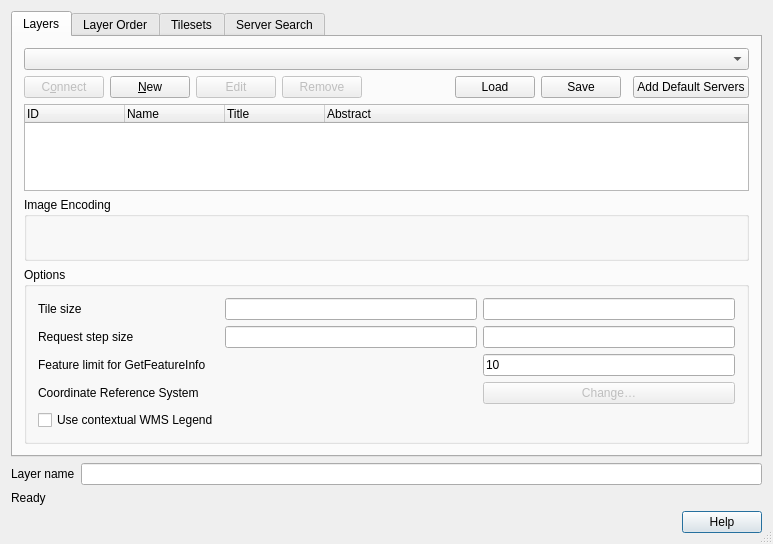
<?xml version="1.0" encoding="UTF-8"?>
<ui version="4.0">
 <class>QgsWMSSourceSelectBase</class>
 <widget class="QDialog" name="QgsWMSSourceSelectBase">
  <property name="geometry">
   <rect>
    <x>0</x>
    <y>0</y>
    <width>773</width>
    <height>544</height>
   </rect>
  </property>
  <property name="windowTitle">
   <string>Add Layer(s) from a WM(T)S Server</string>
  </property>
  <property name="windowIcon">
   <iconset>
    <normaloff>.</normaloff>.</iconset>
  </property>
  <property name="sizeGripEnabled">
   <bool>true</bool>
  </property>
  <property name="modal">
   <bool>true</bool>
  </property>
  <layout class="QGridLayout" name="gridLayout_2">
   <item row="3" column="0">
    <widget class="QDialogButtonBox" name="buttonBox">
     <property name="standardButtons">
      <set>QDialogButtonBox::Help</set>
     </property>
    </widget>
   </item>
   <item row="2" column="0">
    <widget class="QLabel" name="labelStatus">
     <property name="sizePolicy">
      <sizepolicy hsizetype="Ignored" vsizetype="Preferred">
       <horstretch>0</horstretch>
       <verstretch>0</verstretch>
      </sizepolicy>
     </property>
     <property name="text">
      <string>Ready</string>
     </property>
     <property name="wordWrap">
      <bool>false</bool>
     </property>
    </widget>
   </item>
   <item row="0" column="0">
    <widget class="QTabWidget" name="tabServers">
     <property name="enabled">
      <bool>true</bool>
     </property>
     <property name="currentIndex">
      <number>0</number>
     </property>
     <widget class="QWidget" name="tabLayers">
      <attribute name="title">
       <string>Layers</string>
      </attribute>
      <layout class="QGridLayout" name="gridLayout">
       <item row="0" column="0" colspan="12">
        <widget class="QComboBox" name="cmbConnections"/>
       </item>
       <item row="1" column="0" colspan="2">
        <widget class="QPushButton" name="btnConnect">
         <property name="enabled">
          <bool>false</bool>
         </property>
         <property name="toolTip">
          <string>Connect to selected service</string>
         </property>
         <property name="text">
          <string>C&amp;onnect</string>
         </property>
        </widget>
       </item>
       <item row="1" column="2" colspan="2">
        <widget class="QPushButton" name="btnNew">
         <property name="toolTip">
          <string>Create a new service connection</string>
         </property>
         <property name="text">
          <string>&amp;New</string>
         </property>
        </widget>
       </item>
       <item row="1" column="4">
        <widget class="QPushButton" name="btnEdit">
         <property name="enabled">
          <bool>false</bool>
         </property>
         <property name="toolTip">
          <string>Edit selected service connection</string>
         </property>
         <property name="text">
          <string>Edit</string>
         </property>
        </widget>
       </item>
       <item row="1" column="5">
        <widget class="QPushButton" name="btnDelete">
         <property name="enabled">
          <bool>false</bool>
         </property>
         <property name="toolTip">
          <string>Remove connection to selected service</string>
         </property>
         <property name="text">
          <string>Remove</string>
         </property>
        </widget>
       </item>
       <item row="1" column="7">
        <spacer name="horizontalSpacer_2">
         <property name="orientation">
          <enum>Qt::Horizontal</enum>
         </property>
         <property name="sizeHint" stdset="0">
          <size>
           <width>8</width>
           <height>20</height>
          </size>
         </property>
        </spacer>
       </item>
       <item row="1" column="11">
        <widget class="QPushButton" name="btnAddDefault">
         <property name="statusTip">
          <string>Adds a few example WMS servers</string>
         </property>
         <property name="whatsThis">
          <string comment="Adds several example WMS servers to the list"/>
         </property>
         <property name="text">
          <string>Add Default Servers</string>
         </property>
        </widget>
       </item>
       <item row="2" column="0" colspan="12">
        <widget class="QTreeWidget" name="lstLayers">
         <property name="sizePolicy">
          <sizepolicy hsizetype="Expanding" vsizetype="Expanding">
           <horstretch>0</horstretch>
           <verstretch>0</verstretch>
          </sizepolicy>
         </property>
         <property name="selectionMode">
          <enum>QAbstractItemView::ExtendedSelection</enum>
         </property>
         <property name="allColumnsShowFocus">
          <bool>true</bool>
         </property>
         <column>
          <property name="text">
           <string>ID</string>
          </property>
         </column>
         <column>
          <property name="text">
           <string>Name</string>
          </property>
         </column>
         <column>
          <property name="text">
           <string>Title</string>
          </property>
         </column>
         <column>
          <property name="text">
           <string>Abstract</string>
          </property>
         </column>
        </widget>
       </item>
       <item row="3" column="0" colspan="12">
        <widget class="QGroupBox" name="btnGrpImageEncoding">
         <property name="sizePolicy">
          <sizepolicy hsizetype="Preferred" vsizetype="Preferred">
           <horstretch>0</horstretch>
           <verstretch>0</verstretch>
          </sizepolicy>
         </property>
         <property name="minimumSize">
          <size>
           <width>16</width>
           <height>64</height>
          </size>
         </property>
         <property name="title">
          <string>Image Encoding</string>
         </property>
        </widget>
       </item>
       <item row="1" column="9">
        <widget class="QPushButton" name="btnSave">
         <property name="toolTip">
          <string>Save connections to file</string>
         </property>
         <property name="text">
          <string>Save</string>
         </property>
        </widget>
       </item>
       <item row="1" column="8">
        <widget class="QPushButton" name="btnLoad">
         <property name="toolTip">
          <string>Load connections from file</string>
         </property>
         <property name="text">
          <string>Load</string>
         </property>
        </widget>
       </item>
       <item row="4" column="0" colspan="12">
        <widget class="QGroupBox" name="gbCRS">
         <property name="title">
          <string>Options</string>
         </property>
         <layout class="QGridLayout">
          <item row="1" column="0">
           <widget class="QLabel" name="label_2">
            <property name="text">
             <string>Tile size</string>
            </property>
            <property name="buddy">
             <cstring>mTileWidth</cstring>
            </property>
           </widget>
          </item>
          <item row="5" column="0">
           <widget class="QCheckBox" name="mContextualLegendCheckbox">
            <property name="text">
             <string>Use contextual WMS Legend</string>
            </property>
           </widget>
          </item>
          <item row="3" column="0" colspan="2">
           <widget class="QLabel" name="label_3">
            <property name="text">
             <string>Feature limit for GetFeatureInfo</string>
            </property>
            <property name="buddy">
             <cstring>mFeatureCount</cstring>
            </property>
           </widget>
          </item>
          <item row="1" column="1">
           <widget class="QLineEdit" name="mTileWidth">
            <property name="toolTip">
             <string>Tile width</string>
            </property>
           </widget>
          </item>
          <item row="3" column="2">
           <widget class="QLineEdit" name="mFeatureCount">
            <property name="text">
             <string>10</string>
            </property>
           </widget>
          </item>
          <item row="4" column="2">
           <widget class="QPushButton" name="btnChangeSpatialRefSys">
            <property name="enabled">
             <bool>false</bool>
            </property>
            <property name="text">
             <string>Change…</string>
            </property>
           </widget>
          </item>
          <item row="4" column="0" colspan="2">
           <widget class="QLabel" name="labelCoordRefSys">
            <property name="text">
             <string>Coordinate Reference System</string>
            </property>
            <property name="buddy">
             <cstring>btnChangeSpatialRefSys</cstring>
            </property>
           </widget>
          </item>
          <item row="1" column="2">
           <widget class="QLineEdit" name="mTileHeight">
            <property name="toolTip">
             <string>Tile height</string>
            </property>
           </widget>
          </item>
          <item row="2" column="0">
           <widget class="QLabel" name="label_4">
            <property name="text">
             <string>Request step size</string>
            </property>
            <property name="buddy">
             <cstring>mTileWidth</cstring>
            </property>
           </widget>
          </item>
          <item row="2" column="1">
           <widget class="QLineEdit" name="mStepWidth">
            <property name="toolTip">
             <string>Step width</string>
            </property>
           </widget>
          </item>
          <item row="2" column="2">
           <widget class="QLineEdit" name="mStepHeight">
            <property name="toolTip">
             <string>Step height</string>
            </property>
           </widget>
          </item>
         </layout>
        </widget>
       </item>
      </layout>
     </widget>
     <widget class="QWidget" name="tabLayerOrder">
      <attribute name="title">
       <string>Layer Order</string>
      </attribute>
      <layout class="QGridLayout">
       <item row="0" column="0">
        <widget class="QPushButton" name="mLayerUpButton">
         <property name="toolTip">
          <string>Move selected layer UP</string>
         </property>
         <property name="text">
          <string>Up</string>
         </property>
        </widget>
       </item>
       <item row="0" column="1">
        <widget class="QPushButton" name="mLayerDownButton">
         <property name="toolTip">
          <string>Move selected layer DOWN</string>
         </property>
         <property name="text">
          <string>Down</string>
         </property>
        </widget>
       </item>
       <item row="0" column="2">
        <spacer>
         <property name="orientation">
          <enum>Qt::Horizontal</enum>
         </property>
         <property name="sizeHint" stdset="0">
          <size>
           <width>391</width>
           <height>30</height>
          </size>
         </property>
        </spacer>
       </item>
       <item row="1" column="0" colspan="3">
        <widget class="QTreeWidget" name="mLayerOrderTreeWidget">
         <property name="columnCount">
          <number>3</number>
         </property>
         <column>
          <property name="text">
           <string>Layer</string>
          </property>
         </column>
         <column>
          <property name="text">
           <string>Style</string>
          </property>
         </column>
         <column>
          <property name="text">
           <string>Title</string>
          </property>
         </column>
        </widget>
       </item>
      </layout>
     </widget>
     <widget class="QWidget" name="tabTilesets">
      <attribute name="title">
       <string>Tilesets</string>
      </attribute>
      <layout class="QGridLayout" name="gridLayout_3">
       <item row="0" column="0">
        <widget class="QTableWidget" name="lstTilesets">
         <property name="alternatingRowColors">
          <bool>true</bool>
         </property>
         <property name="selectionMode">
          <enum>QAbstractItemView::SingleSelection</enum>
         </property>
         <property name="selectionBehavior">
          <enum>QAbstractItemView::SelectRows</enum>
         </property>
         <property name="cornerButtonEnabled">
          <bool>false</bool>
         </property>
         <attribute name="verticalHeaderVisible">
          <bool>false</bool>
         </attribute>
         <column>
          <property name="text">
           <string>Layer</string>
          </property>
         </column>
         <column>
          <property name="text">
           <string>Format</string>
          </property>
         </column>
         <column>
          <property name="text">
           <string>Title</string>
          </property>
         </column>
         <column>
          <property name="text">
           <string>Style</string>
          </property>
         </column>
         <column>
          <property name="text">
           <string>Tileset</string>
          </property>
         </column>
         <column>
          <property name="text">
           <string>CRS</string>
          </property>
         </column>
        </widget>
       </item>
      </layout>
     </widget>
     <widget class="QWidget" name="tabServerSearch">
      <attribute name="title">
       <string>Server Search</string>
      </attribute>
      <layout class="QGridLayout">
       <item row="0" column="0">
        <widget class="QLineEdit" name="leSearchTerm"/>
       </item>
       <item row="0" column="1">
        <widget class="QPushButton" name="btnSearch">
         <property name="text">
          <string>Search</string>
         </property>
         <property name="default">
          <bool>true</bool>
         </property>
        </widget>
       </item>
       <item row="1" column="0" colspan="2">
        <widget class="QTableWidget" name="tableWidgetWMSList">
         <property name="selectionMode">
          <enum>QAbstractItemView::SingleSelection</enum>
         </property>
         <property name="selectionBehavior">
          <enum>QAbstractItemView::SelectRows</enum>
         </property>
         <property name="cornerButtonEnabled">
          <bool>false</bool>
         </property>
         <attribute name="verticalHeaderVisible">
          <bool>false</bool>
         </attribute>
         <column>
          <property name="text">
           <string>Title</string>
          </property>
         </column>
         <column>
          <property name="text">
           <string>Description</string>
          </property>
         </column>
         <column>
          <property name="text">
           <string>URL</string>
          </property>
         </column>
        </widget>
       </item>
       <item row="2" column="0" colspan="2">
        <widget class="QPushButton" name="btnAddWMS">
         <property name="text">
          <string>Add Selected Row to WMS List</string>
         </property>
        </widget>
       </item>
      </layout>
     </widget>
    </widget>
   </item>
   <item row="1" column="0">
    <layout class="QHBoxLayout" name="horizontalLayout">
     <item>
      <widget class="QLabel" name="label">
       <property name="text">
        <string>Layer name</string>
       </property>
       <property name="buddy">
        <cstring>leLayerName</cstring>
       </property>
      </widget>
     </item>
     <item>
      <widget class="QLineEdit" name="leLayerName"/>
     </item>
    </layout>
   </item>
  </layout>
 </widget>
 <layoutdefault spacing="6" margin="11"/>
 <tabstops>
  <tabstop>tabServers</tabstop>
  <tabstop>cmbConnections</tabstop>
  <tabstop>btnConnect</tabstop>
  <tabstop>btnNew</tabstop>
  <tabstop>btnEdit</tabstop>
  <tabstop>btnDelete</tabstop>
  <tabstop>btnLoad</tabstop>
  <tabstop>btnSave</tabstop>
  <tabstop>btnAddDefault</tabstop>
  <tabstop>lstLayers</tabstop>
  <tabstop>mTileWidth</tabstop>
  <tabstop>mTileHeight</tabstop>
  <tabstop>mStepWidth</tabstop>
  <tabstop>mStepHeight</tabstop>
  <tabstop>mFeatureCount</tabstop>
  <tabstop>btnChangeSpatialRefSys</tabstop>
  <tabstop>mContextualLegendCheckbox</tabstop>
  <tabstop>leLayerName</tabstop>
  <tabstop>lstTilesets</tabstop>
  <tabstop>leSearchTerm</tabstop>
  <tabstop>btnSearch</tabstop>
  <tabstop>tableWidgetWMSList</tabstop>
  <tabstop>btnAddWMS</tabstop>
  <tabstop>mLayerOrderTreeWidget</tabstop>
  <tabstop>mLayerDownButton</tabstop>
  <tabstop>mLayerUpButton</tabstop>
 </tabstops>
 <resources/>
 <connections>
  <connection>
   <sender>buttonBox</sender>
   <signal>rejected()</signal>
   <receiver>QgsWMSSourceSelectBase</receiver>
   <slot>reject()</slot>
   <hints>
    <hint type="sourcelabel">
     <x>518</x>
     <y>510</y>
    </hint>
    <hint type="destinationlabel">
     <x>551</x>
     <y>370</y>
    </hint>
   </hints>
  </connection>
 </connections>
</ui>
